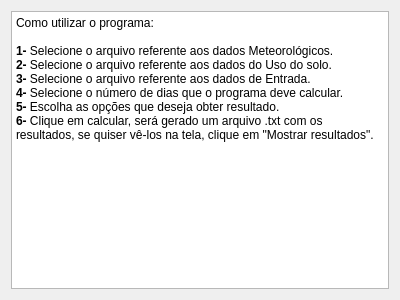
<?xml version="1.0" encoding="UTF-8"?>
<ui version="4.0">
 <class>HelpDialog</class>
 <widget class="QDialog" name="HelpDialog">
  <property name="geometry">
   <rect>
    <x>0</x>
    <y>0</y>
    <width>400</width>
    <height>300</height>
   </rect>
  </property>
  <property name="windowTitle">
   <string>Dialog</string>
  </property>
  <layout class="QVBoxLayout" name="verticalLayout">
   <item>
    <widget class="QTextBrowser" name="textBrowser">
     <property name="html">
      <string>&lt;!DOCTYPE HTML PUBLIC &quot;-//W3C//DTD HTML 4.0//EN&quot; &quot;http://www.w3.org/TR/REC-html40/strict.dtd&quot;&gt;
&lt;html&gt;&lt;head&gt;&lt;meta name=&quot;qrichtext&quot; content=&quot;1&quot; /&gt;&lt;style type=&quot;text/css&quot;&gt;
p, li { white-space: pre-wrap; }
&lt;/style&gt;&lt;/head&gt;&lt;body style=&quot; font-family:'Sans Serif'; font-size:9pt; font-weight:400; font-style:normal;&quot;&gt;
&lt;p style=&quot; margin-top:0px; margin-bottom:0px; margin-left:0px; margin-right:0px; -qt-block-indent:0; text-indent:0px;&quot;&gt;Como utilizar o programa:&lt;/p&gt;
&lt;p style=&quot;-qt-paragraph-type:empty; margin-top:0px; margin-bottom:0px; margin-left:0px; margin-right:0px; -qt-block-indent:0; text-indent:0px; font-weight:600;&quot;&gt;&lt;br /&gt;&lt;/p&gt;
&lt;p style=&quot; margin-top:0px; margin-bottom:0px; margin-left:0px; margin-right:0px; -qt-block-indent:0; text-indent:0px;&quot;&gt;&lt;span style=&quot; font-weight:600;&quot;&gt;1- &lt;/span&gt;Selecione o arquivo referente aos dados Meteorológicos.&lt;/p&gt;
&lt;p style=&quot; margin-top:0px; margin-bottom:0px; margin-left:0px; margin-right:0px; -qt-block-indent:0; text-indent:0px;&quot;&gt;&lt;span style=&quot; font-weight:600;&quot;&gt;2-&lt;/span&gt; Selecione o arquivo referente aos dados do Uso do solo.&lt;/p&gt;
&lt;p style=&quot; margin-top:0px; margin-bottom:0px; margin-left:0px; margin-right:0px; -qt-block-indent:0; text-indent:0px;&quot;&gt;&lt;span style=&quot; font-weight:600;&quot;&gt;3-&lt;/span&gt; Selecione o arquivo referente aos dados de Entrada.&lt;/p&gt;
&lt;p style=&quot; margin-top:0px; margin-bottom:0px; margin-left:0px; margin-right:0px; -qt-block-indent:0; text-indent:0px;&quot;&gt;&lt;span style=&quot; font-weight:600;&quot;&gt;4- &lt;/span&gt;Selecione o número de dias que o programa deve calcular.&lt;/p&gt;
&lt;p style=&quot; margin-top:0px; margin-bottom:0px; margin-left:0px; margin-right:0px; -qt-block-indent:0; text-indent:0px;&quot;&gt;&lt;span style=&quot; font-weight:600;&quot;&gt;5-&lt;/span&gt; Escolha as opções que deseja obter resultado.&lt;/p&gt;
&lt;p style=&quot; margin-top:0px; margin-bottom:0px; margin-left:0px; margin-right:0px; -qt-block-indent:0; text-indent:0px;&quot;&gt;&lt;span style=&quot; font-weight:600;&quot;&gt;6- &lt;/span&gt;Clique em calcular, será gerado um arquivo .txt com os resultados, se quiser vê-los na tela, clique em &amp;quot;Mostrar resultados&amp;quot;.&lt;/p&gt;&lt;/body&gt;&lt;/html&gt;</string>
     </property>
    </widget>
   </item>
  </layout>
 </widget>
 <resources/>
 <connections/>
</ui>
